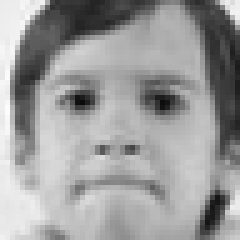
#> input picture data/FER2013/anger/PrivateTest_33088.png, 48 x 48 px (shown 5 times larger)
$ python -i extracao_simples.py   (imports and definitions only)
#> lines starting #> are read from the running program, lines starting #| are printed output that depends on the picture
# ============================================================================
# ESTRATÉGIA 1: LBP + SVM - DATASETS ORIGINAIS SEPARADOS
# Análise cross-dataset drift entre JAFFE e CK+ originais
# ============================================================================

import os
import cv2
import numpy as np
import pandas as pd
import matplotlib.pyplot as plt
import seaborn as sns
from pathlib import Path
from collections import Counter
import pickle
import time
import psutil
from tqdm import tqdm
from sklearn.svm import SVC
from sklearn.model_selection import GridSearchCV, StratifiedKFold, LeaveOneGroupOut
from sklearn.preprocessing import StandardScaler, LabelEncoder
from sklearn.metrics import (classification_report, confusion_matrix,
                            accuracy_score, f1_score, precision_recall_fscore_support)
from skimage.feature import local_binary_pattern
from skimage import exposure
import warnings
# [1 line not run here, left out]

# ================== CONFIGURAÇÕES ESPECÍFICAS ESTRATÉGIA 1 ==================

STRATEGY1_CONFIG = {
    'lbp_params': {
        'radius': [1, 2, 3],
        'n_points': [8, 16, 24],
        'method': 'uniform',
        'normalize_histogram': True
    },
    'svm_params': {
        'kernel': ['rbf', 'linear', 'poly'],
        'C': [0.1, 1, 10, 100],
        'gamma': ['scale', 'auto', 0.001, 0.01, 0.1],
        'probability': True
    },
    'cross_validation': {
        'strategy': 'loso',
        'n_folds': 5,
        'test_size': 0.2
    },
    'analysis': {
        'intra_dataset': True,      # LOSO dentro de cada dataset
        'cross_dataset': True,      # Treino em um, teste em outro
        'drift_analysis': True      # Quantificar diferenças
    }
}

# Classes esperadas e configurações
EXPECTED_CLASSES = ['anger', 'disgust', 'fear', 'happy', 'neutral', 'sadness', 'surprise']
IMAGE_SIZE = (96, 96)
RANDOM_SEEDS = [42, 50, 100]

# Caminhos dos datasets originais
ORIGINAL_DATASET_PATHS = {
    'jaffe': r'.\data\jaffe',
    'ck+': r'.\data\ck'
}

# [2 lines not run here, left out]

# ================== EXTRATOR LBP OTIMIZADO PARA ESTRATÉGIA 1 ==================

class Strategy1LBPExtractor:
    """
    Extrator de features LBP otimizado para análise cross-dataset.
    Foco em detectar diferenças entre datasets originais JAFFE e CK+.
    """

    def __init__(self, config=STRATEGY1_CONFIG, random_seed=42):
        self.config = config
        self.random_seed = random_seed
        np.random.seed(random_seed)

        # Parâmetros LBP otimizados para cross-dataset
        self.lbp_radius = 2
        self.lbp_n_points = 16
        self.lbp_method = config['lbp_params']['method']

        # Cache para otimização
        self._lbp_cache = {}

        # Estatísticas detalhadas
        self.stats = {
            'images_processed': 0,
            'feature_extraction_time': 0,
            'memory_usage': [],
            'datasets_processed': [],
            'feature_dimensions': 0,
            'processing_errors': []
        }

    def extract_lbp_features(self, image, radius=None, n_points=None, method=None):
        """Extrai features LBP robustas para análise cross-dataset."""
        if radius is None: radius = self.lbp_radius
        if n_points is None: n_points = self.lbp_n_points
        if method is None: method = self.lbp_method

        start_time = time.time()

        try:
            # Garantir formato uint8
            if image.dtype != np.uint8:
                image = (image * 255).astype(np.uint8) if image.max() <= 1 else image.astype(np.uint8)

            # Aplicar LBP
            lbp = local_binary_pattern(image, n_points, radius, method=method)

            # Calcular histograma normalizado
            hist, _ = np.histogram(lbp.ravel(), bins=n_points + 2,
                                 range=(0, n_points + 2), density=True)

            # Normalização robusta
            if self.config['lbp_params']['normalize_histogram']:
                hist = hist / (np.sum(hist) + 1e-7)

            # Atualizar estatísticas
            self.stats['feature_extraction_time'] += time.time() - start_time

            return hist

        except Exception as e:
            self.stats['processing_errors'].append(f"LBP extraction: {e}")
            return np.zeros(n_points + 2)

    def extract_multi_scale_lbp(self, image):
        """Extrai features LBP multi-escala para robustez cross-dataset."""
        features_list = []

        # Escalas otimizadas para detectar diferenças entre datasets
        lbp_configs = [
            (1, 8),   # Texturas finas (ruído, qualidade)
            (2, 16),  # Padrões médios (principais características faciais)
            (3, 24)   # Estruturas globais (forma, iluminação)
        ]

        for radius, n_points in lbp_configs:
            features = self.extract_lbp_features(image, radius, n_points)
            features_list.append(features)

        return np.concatenate(features_list)

    def extract_regional_lbp(self, image):
        """Extrai LBP de regiões específicas para análise cross-dataset."""
        h, w = image.shape

        # Regiões anatômicas importantes para expressões faciais
        regions = {
            'olhos_testa': (0, h//3, 0, w),           # Região superior
            'nariz_bochechas': (h//4, 3*h//4, 0, w), # Região central
            'boca_queixo': (2*h//3, h, 0, w),        # Região inferior
            'face_completa': (0, h, 0, w)            # Face completa
        }

        regional_features = []

        for region_name, (y1, y2, x1, x2) in regions.items():
            region = image[y1:y2, x1:x2]

            if region.size == 0:
                continue

            # Redimensionar para análise consistente
            region_resized = cv2.resize(region, (48, 48))

            # Extrair features LBP da região
            region_features = self.extract_lbp_features(region_resized)
            regional_features.append(region_features)

        if regional_features:
            return np.concatenate(regional_features)
        else:
            return self.extract_lbp_features(image)

    def extract_enhanced_features(self, image):
        """Extrai features LBP aprimoradas para maximizar discriminação cross-dataset."""
        features_components = []

        # 1. LBP multi-escala (captura diferenças de resolução/qualidade)
        multi_scale = self.extract_multi_scale_lbp(image)
        features_components.append(multi_scale)

        # 2. LBP regional (captura diferenças anatômicas/pose)
        regional = self.extract_regional_lbp(image)
        features_components.append(regional)

        # 3. LBP com equalização (normaliza diferenças de iluminação)
        equalized = exposure.equalize_adapthist(image, clip_limit=0.02)
        equalized_uint8 = (equalized * 255).astype(np.uint8)
        equalized_features = self.extract_lbp_features(equalized_uint8)
        features_components.append(equalized_features)

        # 4. LBP com filtro Gaussiano (reduz ruído)
        blurred = cv2.GaussianBlur(image, (3, 3), 0)
        blurred_features = self.extract_lbp_features(blurred)
        features_components.append(blurred_features)

        # Concatenar todas as features
        enhanced_features = np.concatenate(features_components)

        # Atualizar dimensão
        self.stats['feature_dimensions'] = len(enhanced_features)

        return enhanced_features

    # [121 lines left out: functions identify_subject_from_filename, process_original_dataset, get_extraction_stats, not called in this run]

# [1 line not run here, left out]

# ================== VALIDADOR CROSS-DATASET PARA ESTRATÉGIA 1 ==================

class Strategy1CrossDatasetValidator:
    """
    Sistema de validação especializado em análise cross-dataset.
    Foco em quantificar drift entre JAFFE e CK+ originais.
    """

    # [530 lines left out: functions __init__, prepare_loso_splits, optimize_svm_hyperparameters, evaluate_comprehensive_performance, run_intra_dataset_loso, run_cross_dataset_validation and 3 more, not called in this run]

    def get_all_results(self):
        """Retorna todos os resultados consolidados."""
        return self.results

    # [42 lines left out: function generate_strategy1_report, not called in this run]

# [1 line not run here, left out]

# ================== PIPELINE PRINCIPAL ESTRATÉGIA 1 ==================

# [869 lines left out: functions executar_estrategia1_completa, consolidate_strategy1_results, calculate_seed_consistency, calculate_strategy1_execution_stats, generate_strategy1_final_report, create_strategy1_visualizations and 2 more, not called in this run]

# ================== EXECUÇÃO ==================

# [17 lines not run here, left out]

# ================== FUNÇÃO DE TESTE RÁPIDO ==================

# [54 lines left out: function test_strategy1_quick, not called in this run]

>>> import cv2
>>> picture = cv2.imread('../../data/FER2013/anger/PrivateTest_33088.png', cv2.IMREAD_GRAYSCALE)
#> picture is the input picture: shape (48, 48); min 11, max 252, mean 155.7
>>> result = Strategy1LBPExtractor().extract_enhanced_features(picture)
#> in __init__, `self.config = config`: self.config = 4 items
#> in __init__, `self.lbp_method = config['lbp_params']['method']`: self.lbp_method = 'uniform'
#> the loop in extract_multi_scale_lbp, `for radius, n_points in lbp_configs:` made 3 passes
#> pass 1, in extract_lbp_features, `lbp = local_binary_pattern(image, n_points, radius, method=method)`:
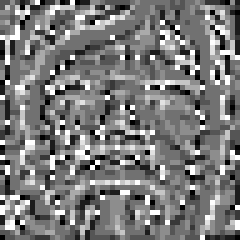
#> lbp: shape (48, 48) float64 (shown 5 times larger); min 0, max 9, mean 4.32; drawn with min black and max white
#> after the loop in extract_multi_scale_lbp, `for radius, n_points in lbp_configs:`: features_list = 3 items
#> in extract_enhanced_features, `multi_scale = self.extract_multi_scale_lbp(image)`: multi_scale = 54 values, max 0.312 at index 4, min 0.00868 at index 51, mean 0.0556
#> the loop in extract_regional_lbp, `for region_name, (y1, y2, x1, x2) in regions.items():` made 4 passes
#> pass 1, in extract_regional_lbp, `region_resized = cv2.resize(region, (48, 48))`:
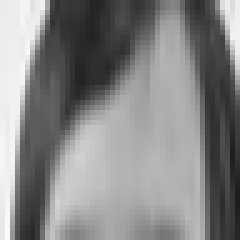
#> region_resized: shape (48, 48) (shown 5 times larger); min 28, max 251, mean 134
#> pass 1, in extract_lbp_features (call 4), `lbp = local_binary_pattern(image, n_points, radius, method=method)`:
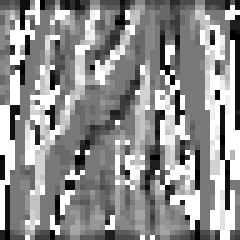
#> lbp: shape (48, 48) float64 (shown 5 times larger); min 0, max 17, mean 9.53; drawn with min black and max white
#> pass 2, in extract_regional_lbp, `region_resized = cv2.resize(region, (48, 48))`:
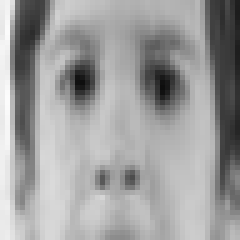
#> region_resized: shape (48, 48) (shown 5 times larger); min 14, max 252, mean 157.5
#> after the loop in extract_regional_lbp, `for region_name, (y1, y2, x1, x2) in regions.items():`: regional_features = 4 items
#> in extract_enhanced_features, `regional = self.extract_regional_lbp(image)`: regional = 72 values, max 0.247 at index 44, min 0.0109 at index 69, mean 0.0556
#> in extract_enhanced_features, `equalized = exposure.equalize_adapthist(image, clip_limit=0.02)`:
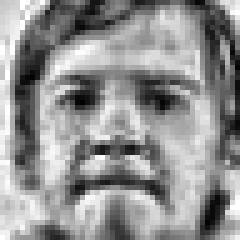
#> equalized: shape (48, 48) float64 (shown 5 times larger); min 0, max 1, mean 0.574
#> in extract_lbp_features (call 8), `lbp = local_binary_pattern(image, n_points, radius, method=method)`:
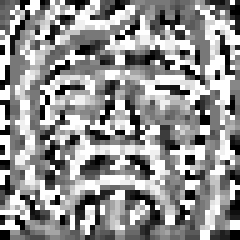
#> lbp: shape (48, 48) float64 (shown 5 times larger); min 0, max 17, mean 9.7; drawn with min black and max white
#> in extract_lbp_features (call 8), `hist, _ = np.histogram(lbp.ravel(), bins=n_points + 2, range=(0, n_poi..`: hist = 18 values, max 0.229 at index 17, min 0.0195 at index 15, mean 0.0556
#> in extract_enhanced_features, `equalized_features = self.extract_lbp_features(equalized_uint8)`: equalized_features has the same summary as hist in extract_lbp_features
#> in extract_lbp_features (call 9), `lbp = local_binary_pattern(image, n_points, radius, method=method)`:
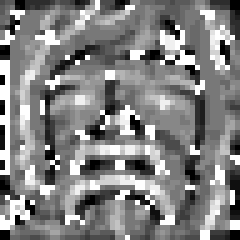
#> lbp: shape (48, 48) float64 (shown 5 times larger); min 0, max 17, mean 8.7; drawn with min black and max white
#> in extract_lbp_features (call 9), `hist, _ = np.histogram(lbp.ravel(), bins=n_points + 2, range=(0, n_poi..`: hist = 18 values, max 0.181 at index 8, min 0.00868 at index 15, mean 0.0556
#> in extract_enhanced_features, `blurred_features = self.extract_lbp_features(blurred)`: blurred_features has the same summary as hist in extract_lbp_features
#> in extract_enhanced_features, `enhanced_features = np.concatenate(features_components)`: enhanced_features = 162 values, max 0.312 at index 4, min 0.00868 at index 51, mean 0.0556
#> result has the same summary as enhanced_features in extract_enhanced_features

$ run again, on data/FER2013/anger/Training_19477.png
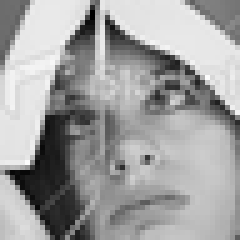
#> input picture data/FER2013/anger/Training_19477.png, 48 x 48 px (shown 5 times larger)
#> picture is the input picture: shape (48, 48); min 0, max 252, mean 160.3
#> self.config = 4 items
#> self.lbp_method = 'uniform'
#> after the loop in extract_multi_scale_lbp, `for radius, n_points in lbp_configs:`: features_list = 3 items
#> multi_scale = 54 values, max 0.425 at index 53, min 0.00738 at index 46, mean 0.0556
#> the loop in extract_regional_lbp, `for region_name, (y1, y2, x1, x2) in regions.items():` made 4 passes
#> pass 1, in extract_regional_lbp, `region_resized = cv2.resize(region, (48, 48))`:
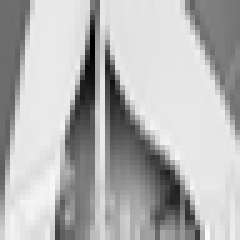
#> region_resized: shape (48, 48) (shown 5 times larger); min 0, max 251, mean 180.3
#> after the loop in extract_regional_lbp, `for region_name, (y1, y2, x1, x2) in regions.items():`: regional_features = 4 items
#> regional = 72 values, max 0.3 at index 71, min 0.0113 at index 4, mean 0.0556
#> equalized_features = 18 values, max 0.322 at index 17, min 0.0213 at index 13, mean 0.0556
#> in extract_lbp_features (call 9), `lbp = local_binary_pattern(image, n_points, radius, method=method)`:
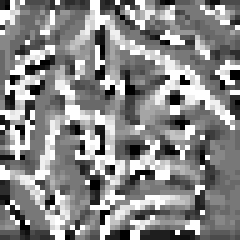
#> lbp: shape (48, 48) float64 (shown 5 times larger); min 0, max 17, mean 9.11; drawn with min black and max white
#> in extract_lbp_features (call 9), `hist, _ = np.histogram(lbp.ravel(), bins=n_points + 2, range=(0, n_poi..`: hist = 18 values, max 0.153 at index 8, min 0.0174 at index 15, mean 0.0556
#> blurred_features has the same summary as hist in extract_lbp_features
#> enhanced_features = 162 values, max 0.425 at index 53, min 0.00738 at index 46, mean 0.0556
#> result has the same summary as enhanced_features in extract_enhanced_features

$ run again, on data/FER2013/anger/Training_26256.png
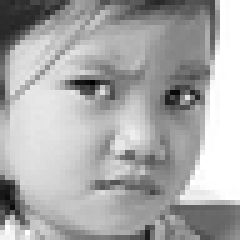
#> input picture data/FER2013/anger/Training_26256.png, 48 x 48 px (shown 5 times larger)
#> picture is the input picture: shape (48, 48); min 0, max 255, mean 169.5
#> self.config = 4 items
#> self.lbp_method = 'uniform'
#> after the loop in extract_multi_scale_lbp, `for radius, n_points in lbp_configs:`: features_list = 3 items
#> multi_scale = 54 values, max 0.355 at index 53, min 0.00781 at index 46, mean 0.0556
#> after the loop in extract_regional_lbp, `for region_name, (y1, y2, x1, x2) in regions.items():`: regional_features = 4 items
#> regional = 72 values, max 0.271 at index 17, min 0.0139 at index 3, mean 0.0556
#> equalized_features = 18 values, max 0.302 at index 17, min 0.0204 at index 12, mean 0.0556
#> in extract_lbp_features (call 9), `lbp = local_binary_pattern(image, n_points, radius, method=method)`:
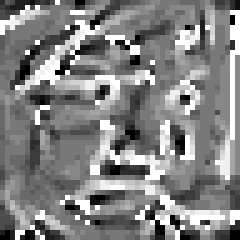
#> lbp: shape (48, 48) float64 (shown 5 times larger); min 0, max 17, mean 8.7; drawn with min black and max white
#> in extract_lbp_features (call 9), `hist, _ = np.histogram(lbp.ravel(), bins=n_points + 2, range=(0, n_poi..`: hist = 18 values, max 0.192 at index 8, min 0.00998 at index 15, mean 0.0556
#> blurred_features has the same summary as hist in extract_lbp_features
#> enhanced_features = 162 values, max 0.355 at index 53, min 0.00781 at index 46, mean 0.0556
#> result has the same summary as enhanced_features in extract_enhanced_features
